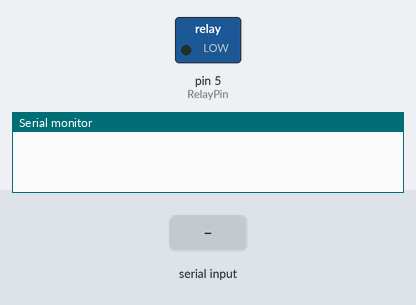
Simulated run of this sketch. Board: Arduino Uno, built with avr-gcc and run on an emulated ATmega328P. On the bench: switched loads named in the sketch (green lamp = pin HIGH), the last lines printed to the serial monitor. The inputs (shaded band) are chosen by the test bench.

Above: at 1.2 s.
1.3 s: "1\n" received over Serial
At 3.1 s:
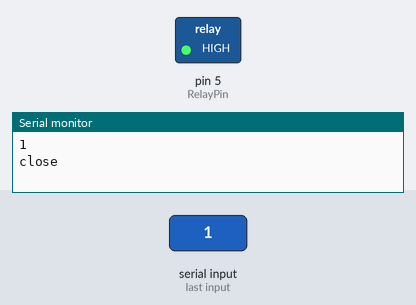
Timing chart, 0 to 4.6 s (numbered marks = the images above; inputs shaded):
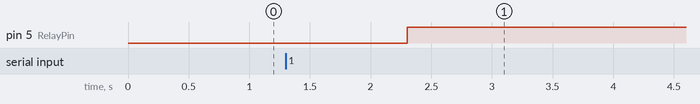

The sketch:

test_clavier.ino
```cpp
String operation ;
int RelayPin = 5;

void setup() {
  Serial.begin(115200);
  pinMode(RelayPin, OUTPUT);
  digitalWrite(RelayPin, LOW);

}
void loop() {
  //Read from Serial if Data is Available
  if (Serial.available() > 0)
  {
    operation = Serial.readString();
    operation.replace("\n", "");
    Serial.println(operation);
    if (operation.toDouble() > 20) {
      digitalWrite(RelayPin, LOW);
      Serial.println("open");
    }
    //LED On
    else {
      digitalWrite(RelayPin, HIGH);
      Serial.println("close");
    }
  }
  //LED Off


}
```

Measured:
- after the input at 1.3 s, pin 5 (RelayPin): LOW → HIGH after 1.0 s
